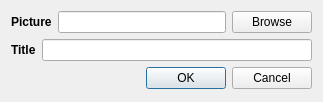
<?xml version="1.0" encoding="UTF-8"?>
<ui version="4.0">
 <class>ItemMaker</class>
 <widget class="QDialog" name="ItemMaker">
  <property name="geometry">
   <rect>
    <x>0</x>
    <y>0</y>
    <width>323</width>
    <height>102</height>
   </rect>
  </property>
  <property name="windowTitle">
   <string>Dialog</string>
  </property>
  <layout class="QVBoxLayout" name="verticalLayout_2">
   <item>
    <layout class="QVBoxLayout" name="verticalLayout">
     <item>
      <layout class="QHBoxLayout" name="horizontalLayout_2">
       <item>
        <widget class="QLabel" name="label">
         <property name="font">
          <font>
           <weight>75</weight>
           <bold>true</bold>
          </font>
         </property>
         <property name="text">
          <string>Picture</string>
         </property>
        </widget>
       </item>
       <item>
        <widget class="QLineEdit" name="URLInput"/>
       </item>
       <item>
        <widget class="QPushButton" name="browseButton">
         <property name="text">
          <string>Browse</string>
         </property>
        </widget>
       </item>
      </layout>
     </item>
     <item>
      <layout class="QHBoxLayout" name="horizontalLayout_3">
       <item>
        <widget class="QLabel" name="label_2">
         <property name="font">
          <font>
           <weight>75</weight>
           <bold>true</bold>
          </font>
         </property>
         <property name="text">
          <string>Title</string>
         </property>
        </widget>
       </item>
       <item>
        <widget class="QLineEdit" name="titleInput"/>
       </item>
      </layout>
     </item>
    </layout>
   </item>
   <item>
    <widget class="QDialogButtonBox" name="buttonBox">
     <property name="orientation">
      <enum>Qt::Horizontal</enum>
     </property>
     <property name="standardButtons">
      <set>QDialogButtonBox::Cancel|QDialogButtonBox::Ok</set>
     </property>
    </widget>
   </item>
  </layout>
 </widget>
 <resources/>
 <connections>
  <connection>
   <sender>buttonBox</sender>
   <signal>accepted()</signal>
   <receiver>ItemMaker</receiver>
   <slot>accept()</slot>
   <hints>
    <hint type="sourcelabel">
     <x>248</x>
     <y>254</y>
    </hint>
    <hint type="destinationlabel">
     <x>157</x>
     <y>274</y>
    </hint>
   </hints>
  </connection>
  <connection>
   <sender>buttonBox</sender>
   <signal>rejected()</signal>
   <receiver>ItemMaker</receiver>
   <slot>reject()</slot>
   <hints>
    <hint type="sourcelabel">
     <x>316</x>
     <y>260</y>
    </hint>
    <hint type="destinationlabel">
     <x>286</x>
     <y>274</y>
    </hint>
   </hints>
  </connection>
 </connections>
</ui>
